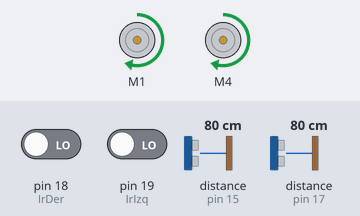
The sketch below on a simulated Arduino Mega 2560, built with avr-gcc and run on an emulated ATmega2560. Shown: 2 × DC motor (green arrow = forward, orange = backward, longer = faster). The test bench sets the inputs (shaded band); at power-on: pin 18 (IrDer) LOW, distance to the obstacle (sensors on pin 15, pin 17) 80 cm, pin 19 (IrIzq) LOW. The echo pulse lasts 58.3 µs per cm.

Above: at 6.2 s.
6.3 s: pin 18 (IrDer) driven HIGH
At 7.4 s:
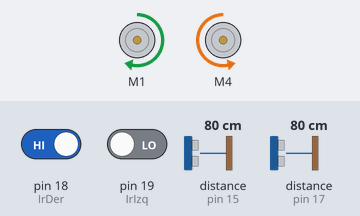
9.3 s: pin 18 (IrDer) driven LOW
At 10.1 s:
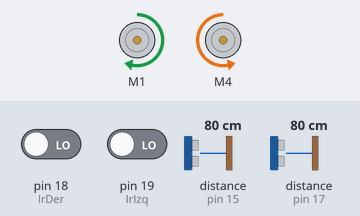
11.9 s: distance to the obstacle (sensor on pin 15) set to 45 cm
13.4 s: distance to the obstacle (sensor on pin 15) set to 37 cm
At 14.3 s:
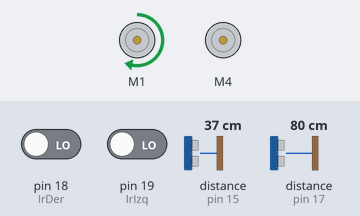
15.1 s: distance to the obstacle (sensor on pin 17) set to 38 cm
16.6 s: distance to the obstacle (sensor on pin 17) set to 34 cm
At 17.1 s:
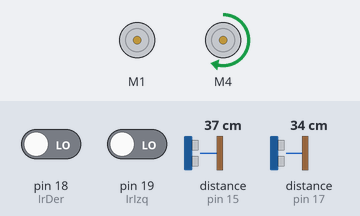
Timing chart, 0 to 19.2 s (numbered marks = the images above; inputs shaded):
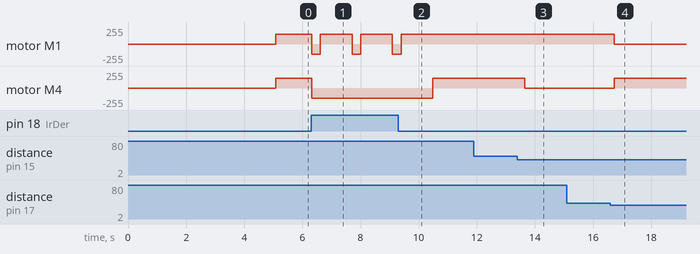

Measured:
- the behaviour switches between 41 and 40 cm on distance to the obstacle (sensor on pin 15) (found by bisection; images 2 and 3)
- the behaviour switches between 37 and 36 cm on distance to the obstacle (sensor on pin 17) (found by bisection; images 3 and 4)
- after the input at 6.3 s, motor M1: alternates forward 150/255 for 1.1 s and backward 150/255 for 0.30 s, starting at once; motor M4: forward 150/255 → backward 150/255 at once
- after the input at 9.3 s, motor M1: goes on until 9.4 s, then stays forward 150/255; motor M4: backward 150/255 → forward 150/255 after 1.2 s
- after the input at 11.9 s, every drawn part: stays the same
- after the input at 13.4 s, motor M4: forward 150/255 → stopped after 0.26 s
- after the input at 15.1 s, every drawn part: stays the same
- after the input at 16.6 s, motor M1: forward 150/255 → stopped after 0.14 s; motor M4: stopped → forward 150/255 after 0.14 s

The sketch:

alpha.ino
```cpp
//motores en m1 y m4
// sensores de piso blanco es cero y negro es 1
#include "RunningMedian.h" //libreria para calculo de mediana estadistica
#include <AFMotor.h>
#include <NewPing.h>

NewPing sonar_izq(14, 15, 40);//14 trigger 15echo
NewPing sonar_der(16, 17, 40);//16trigger 17echo
RunningMedian us_izquierda = RunningMedian(3);
RunningMedian us_derecha = RunningMedian(3);
AF_DCMotor motord(1); // create motor #1, 64KHz pwm
AF_DCMotor motori(4); // create motor #4, 64KHz
//Declaracion de pines para sensores
int IrIzq = 19;
int IrDer = 18;
//Declaracion de variables para leer los valores de los sensores
int Sirizq = 0;
int Sirder = 0;
int UsIzq = 0;
int UsDer = 0;
//Declaracion de pines para los motores

void setup() {
  pinMode(IrIzq, INPUT);
  pinMode(IrDer, INPUT);
  motord.setSpeed(150); // set the speed to 200/255
  motori.setSpeed(150); // set the speed to 200/255
  delay(5000);  // Tiempo de Seguriadad
}

void loop() {
  sensores();

  if ((UsDer > UsIzq) && (UsIzq != 0)) {
    derechasuave();
  }
  if ((UsDer < UsIzq) && (UsDer != 0)) {
    izquierdasuave();
  }
  if ((UsDer != 0) && (UsIzq == 0)) {
    izquierdasuave();
  }
  if ((UsDer == 0) && (UsIzq != 0)) {
    derechasuave();
  }
  if ((UsDer == 0) && (UsIzq == 0)) {
    adelante();
  }
  if ((Sirder == 1) || (Sirizq == 1)) {
    atras();  //el tiempo del delay depende de que tan rapido sea tu robot
    delay(300);
    derechafuerte();
    delay(1000);
  }
}

// Lectura de Sensores
void sensores () {

  UsIzq = sonar_izq.ping_cm();
  delay(40);
  us_izquierda.add(UsIzq);
  UsIzq = us_izquierda.getMedian();
  UsDer = sonar_der.ping_cm();
  delay(40);
  us_derecha.add(UsDer);
  UsDer = us_derecha.getMedian();
  Sirizq = digitalRead(IrIzq);
  delay(1);
  Sirder = digitalRead(IrDer);
  delay(1);
}

void adelante() {
  motord.run(FORWARD); // turn it on going forward
  motori.run(FORWARD); // turn it on going forward
}
void atras() {
  motord.run(BACKWARD); // turn it on going forward
  motori.run(BACKWARD); // turn it on going forward
}
void parar() {
  motord.run(RELEASE); // turn it on going forward
  motori.run(RELEASE); // turn it on going forward
}
void derechasuave() {
  motord.run(FORWARD); // turn it on going forward
  motori.run(RELEASE); // turn it on going forward
}
void derechafuerte() {
  motord.run(FORWARD); // turn it on going forward
  motori.run(BACKWARD); // turn it on going forward
}
void izquierdasuave() {
  motord.run(RELEASE); // turn it on going forward
  motori.run(FORWARD); // turn it on going forward
}
void izquierdafuerte() {
  motord.run(BACKWARD); // turn it on going forward
  motori.run(FORWARD); // turn it on going forward
}
```
